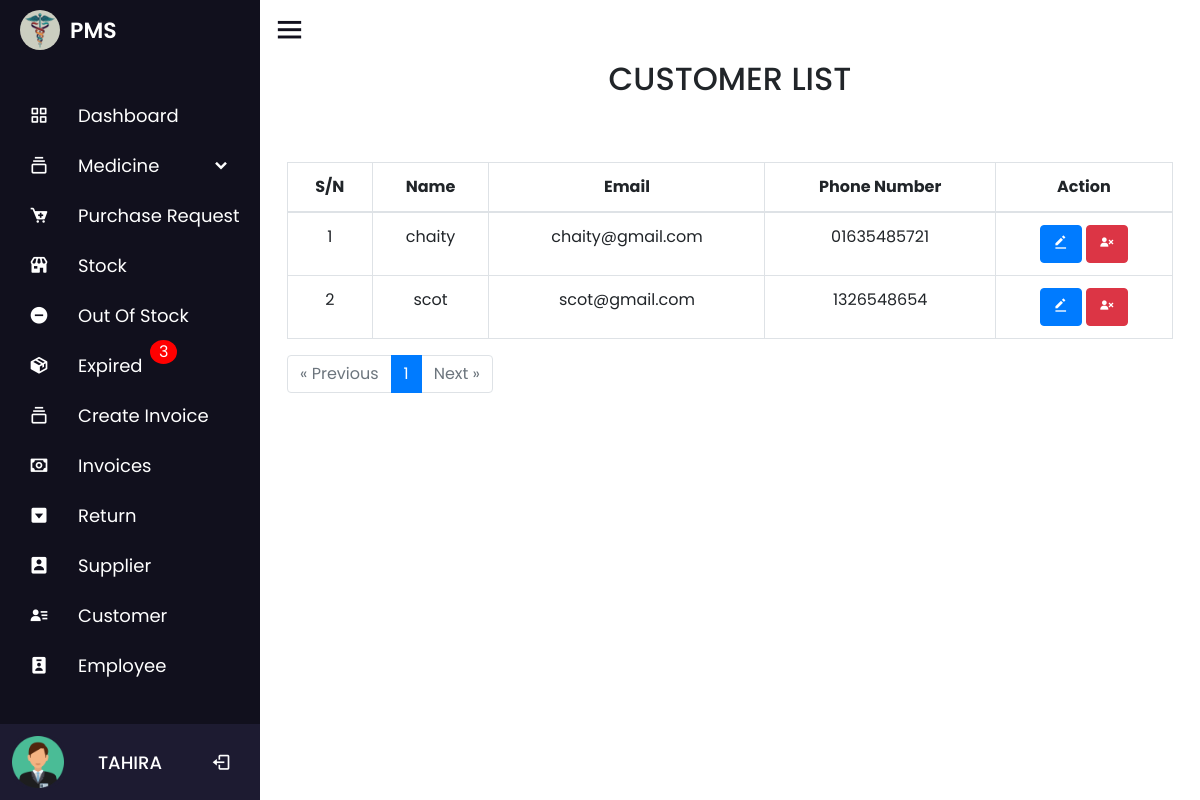
Before: /customer.php (signed in) with the older database file.
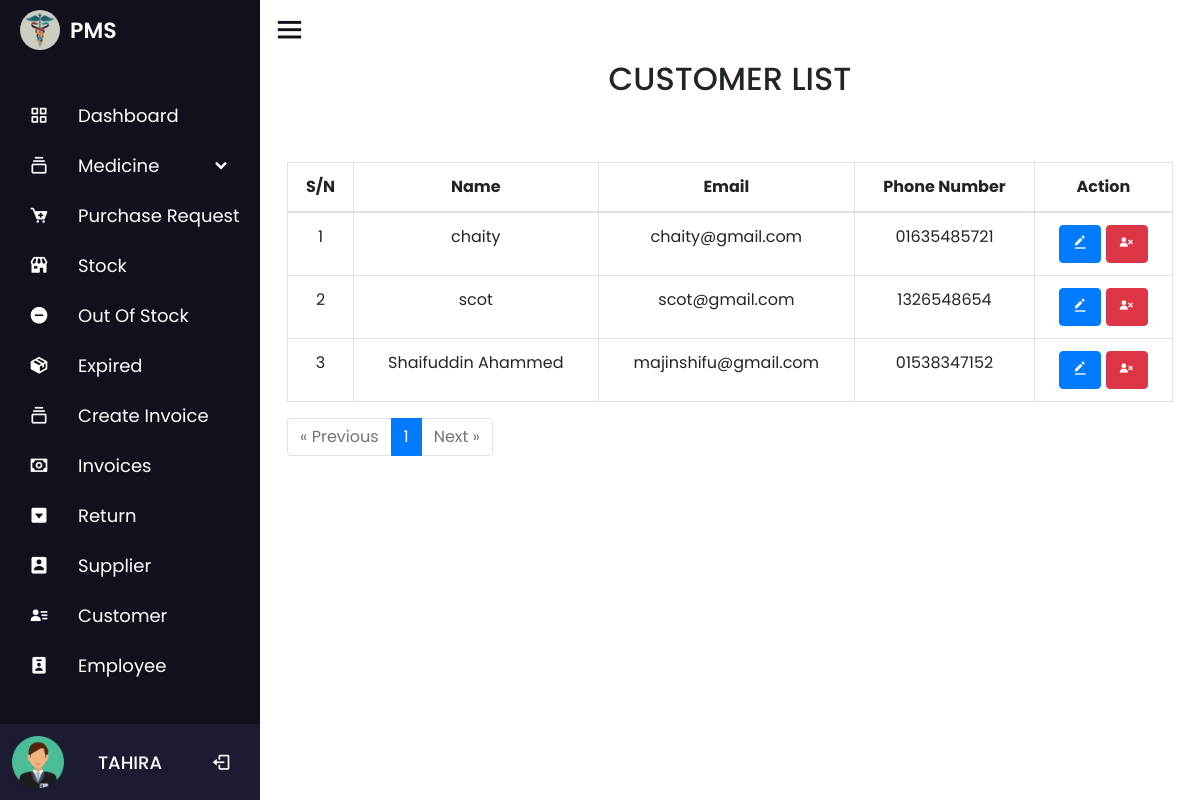
After: the same page with the newer database file.
### tables this page shows
CREATE TABLE `customer` (
  `customer_id` int(11) NOT NULL,
  `customer_name` varchar(100) NOT NULL,
  `customer_email` varchar(100) NOT NULL,
  `customer_number` varchar(100) NOT NULL,
  `date` timestamp NOT NULL DEFAULT current_timestamp()
);

### customer.php (the view, shortened to what the changed rows need)
<?php
include 'nav/nav.php';
$results_per_page = 10;
$offset = 0;
if (isset($_GET['page']) && is_numeric($_GET['page'])) {
    $page = $_GET['page'];
    $offset = ($page - 1) * $results_per_page;
} else {
    $page = 1;
}
$query = "SELECT * FROM customer LIMIT $offset, $results_per_page";
$data = mysqli_query($conn, $query);
$total_results_query = mysqli_query($conn, "SELECT COUNT(*) AS total FROM customer");
$total_results_row = mysqli_fetch_assoc($total_results_query);
$total_results = $total_results_row['total'];
$total_pages = ceil($total_results / $results_per_page);
?>
<div class="container">
    <div class="title">
        <h2 class="text-center text-uppercase p-2">Customer List</h2>
    </div>
    <table id="zctb"class="display table table-bordered table-hover text-center" cellspacing="0" width="100%">
        <thead>
            <tr>
                <th>S/N</th>
                <th>Name</th>
                <th>Email</th>
                <th>Phone Number</th>
                <th>Action</th>
            </tr>
        </thead>
        <tbody>
            <?php
            $c = $offset + 1;
            if ($total_results > 0) {
                while ($result = mysqli_fetch_assoc($data)) {
                    echo '
                    <tr>
                        <td>' . $c . '</td>
                        <td>' . $result['customer_name'] . '</td>
                        <td>' . $result['customer_email'] . '</td>
                        <td>' . $result['customer_number'] . '</td>
                        <td>
                            <a href="customer_update.php?updateid=' . $result['customer_id'] . '" class="text-light"><button class="btn btn-primary"><i class="bx bxs-edit-alt"></i></button></a>
                            <a href="customer.php?deleteid=' . $result['customer_id'] . '" class="text-light"><button class="btn btn-danger"><i class="bx bxs-user-x"></i></button></a>
                        </td>
                    </tr>';
                    $c++;
                }
            } else {
                echo "<tr><td colspan='5'>No records Found</td></tr>";
            }
            ?>
        </tbody>
    </table>
    <?php
    echo '<div class="pagination">';
    echo '<ul class="pagination">';
    for ($i = 1; $i <= $total_pages; $i++) {
        if ($i == $page) {
            echo '<li class="page-item active"><span class="page-link">' . $i . '</span></li>';
        } else {
            echo '<li class="page-item"><a class="page-link" href="?page=' . $i . '">' . $i . '</a></li>';
        }
    }
    echo '</ul>';
    echo '</div>';
    include 'nav/footer.php';
    ?>

### nav/nav.php (shortened to what the changed rows need)
<?php
$db = new dbObj();
$conn =  $db->getConnstring();
$query = mysqli_query($conn, "SELECT * FROM medicine_stock WHERE expiry_date < CURDATE()");
$e = mysqli_num_rows($query);
?>
<!DOCTYPE html>
<html lang="en" dir="ltr">
<head>
  <link rel="stylesheet" href="nav/style.css">
  <link rel="stylesheet" href="css/bootstrap.min.css">
  <link rel="stylesheet" href="https://unicons.iconscout.com/release/v4.0.0/css/line.css">
  <link href='https://unpkg.com/boxicons@2.0.7/css/boxicons.min.css' rel='stylesheet'>
  <link rel="stylesheet" href="https://unicons.iconscout.com/release/v4.0.8/css/line.css">
  <link rel="stylesheet" href="https://cdnjs.cloudflare.com/ajax/libs/font-awesome/4.7.0/css/font-awesome.min.css">
  <link rel="stylesheet" href="//code.jquery.com/ui/1.13.2/themes/base/jquery-ui.css">
</head>
<body>
  <div class="sidebar">
    <?php
        if (isset($_SESSION['admin'])) {
            echo '
            <ul class="nav-links">
            <li>
                <a href="dashboard.php">
                <i class="bx bx-grid-alt"></i>
                <span class="link_name">Dashboard</span>
                </a>
                <ul class="sub-menu blank">
                <li><a class="link_name" href="dashboard.php">Dashboard</a></li>
                </ul>
            </li>
            <li>
                <div class="iocn-link">
                <a href="medicine_details.php">
                    <i class="bx bx-collection"></i>
                    <span class="link_name">Medicine</span>
                </a>
                <i class="bx bxs-chevron-down arrow"></i>
                </div>
                <ul class="sub-menu">
                <li><a class="link_name" href="medicine_details.php">Medicine</a></li>
                <li><a href="catagory.php">Catagory</a></li>
                <li><a href="brand.php">Brand</a></li>
                <li><a href="generic.php">Generic</a></li>
                </ul>
            </li>
            <li>
            <a href="purchase_request.php">
            <i class="bx bxs-cart-add" ></i>
            <span class="link_name">Purchase Request</span>';
        echo '</a>
            <ul class="sub-menu blank">
            <li><a class="link_name" href="purchase_request.php">Purchase Request</a></li>
            </ul>
        </li>
            <li>
            <a href="stock.php">
            <i class="bx bxs-store" ></i>
              <span class="link_name">Stock</span>
            </a>
            <ul class="sub-menu blank">
              <li><a class="link_name" href="stock.php">Stock</a></li>
            </ul>
          </li>
          <li>
            <a href="outofstock.php">
            <i class="bx bxs-minus-circle" ></i>
              <span class="link_name">Out Of Stock</span>';
           echo' </a>
            <ul class="sub-menu blank">
              <li><a class="link_name" href="outofstock.php">Out Of Stock</a></li>
            </ul>
          </li>
          <li>
            <a href="expired.php">
            <i class="bx bxs-package" ></i>
              <span class="link_name">Expired</span>';
                        if ($e != 0) echo '
                            <span style="position: absolute; top: -0.1px;left: 110px;padding: 0.1px 9px;border-radius: 50%;background: red;color: white;margin-left:40px;">
                            ' . $e . '</span>' ;
           echo' </a>
            <ul class="sub-menu blank">
              <li><a class="link_name" href="expired.php">Out Of Stock</a></li>
            </ul>
          </li>
          <li>
            <div class="iocn-link">
              <a href="add_order.php">
                <i class="bx bx-collection"></i>
                <span class="link_name">Create Invoice</span>
              </a>
            </div>
          </li>
          <li>
            <div class="iocn-link">
              <a href="invoices.php">
              <i class="bx bx-money" ></i>
                <span class="link_name">Invoices</span>
              </a>
            </div>
          </li>
          <li>
            <a href="return.php">
            <i class="bx bxs-caret-down-square" ></i>
              <span class="link_name">Return</span>
            </a>
            <ul class="sub-menu blank">
              <li><a class="link_name" href="return.php">Return</a></li>
            </ul>
          </li>
          <li>
          <a href="supplier.php">
          <i class="bx bxs-user-rectangle" ></i>
            <span class="link_name">Supplier</span>
          </a>
          <ul class="sub-menu blank">
            <li><a class="link_name" href="supplier.php">Customer</a></li>
          </ul>
        </li>
          <li>
          <a href="customer.php">
          <i class="bx bxs-user-detail" ></i>
            <span class="link_name">Customer</span>
          </a>
          <ul class="sub-menu blank">
            <li><a class="link_name" href="customer.php">Customer</a></li>
          </ul>
        </li>
        <li>
          <a href="employee.php">
          <i class="bx bxs-user-badge"></i>
            <span class="link_name">Employee</span>
          </a>
          <ul class="sub-menu blank">
            <li><a class="link_name" href="employee.php">Employee</a></li>
          </ul>
        </li>
          <li>
            ';
        }
        ?>
      </li>
    </ul>
  </div>
  <section class="home-section">

Changed rows visible on the page:
added customer: customer_name "Shaifuddin Ahammed", customer_email "majinshifu@gmail.com", customer_number "01538347152"
Other visible differences:
$e: "3" → (not shown)
